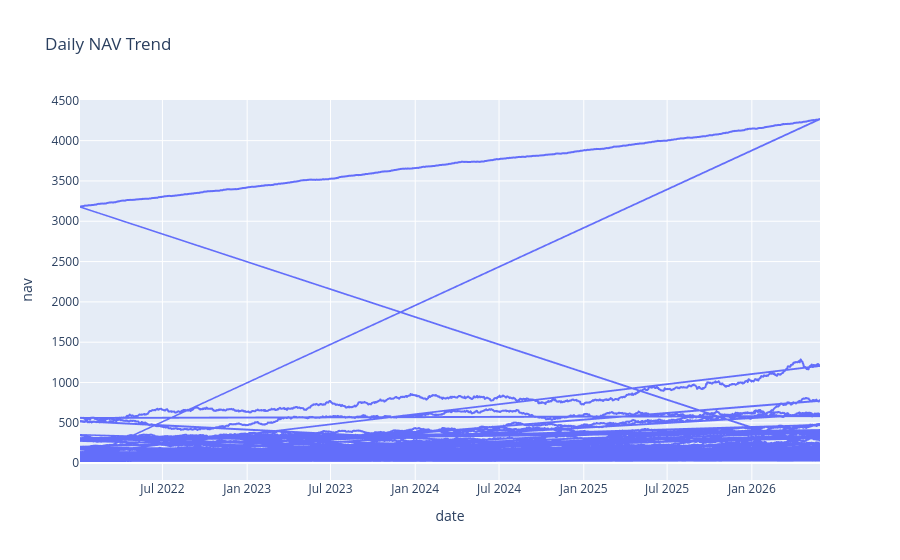

The notebook cell saved with this chart:
### Code cell
fig = px.line(
    nav_history,
    x='date',
    y='nav',
    title='Daily NAV Trend'
)

fig.show()

### Figure 1 — Plotly figure (JSON) as saved in the notebook; plotly's stock layout.template omitted (floating-point values rounded to 4 significant figures; data arrays with more than 128 entries replaced by an {"elided": "..."} marker saying what was removed)
{"data": [{"hovertemplate": "date=%{x}<br>nav=%{y}<extra></extra>", "legendgroup": "", "line": {"color": "#636efa", "dash": "solid"}, "marker": {"symbol": "circle"}, "mode": "lines", "name": "", "showlegend": false, "type": "scattergl", "x": {"elided": "46000 str values"}, "xaxis": "x", "y": {"elided": "46000 float values"}, "yaxis": "y"}], "layout": {"legend": {"tracegroupgap": 0}, "title": {"text": "Daily NAV Trend"}, "xaxis": {"anchor": "y", "domain": [0, 1], "title": {"text": "date"}}, "yaxis": {"anchor": "x", "domain": [0, 1], "title": {"text": "nav"}}}}
